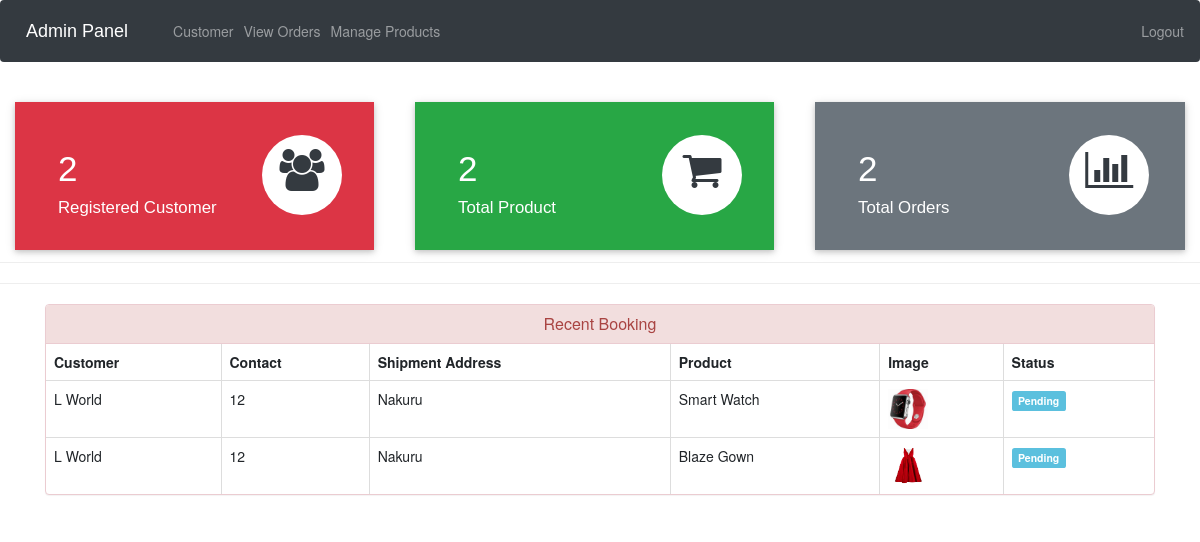
The app's page /admin-dashboard (signed in) with its own data.
### ecom/models.py (models this page shows, shortened)
class Customer(models.Model):
    user=models.OneToOneField(User,on_delete=models.CASCADE)
    profile_pic= models.ImageField(upload_to='profile_pic/CustomerProfilePic/',null=True,blank=True)
    address = models.CharField(max_length=40)
    mobile = models.CharField(max_length=20,null=False)
    @property
    def get_name(self):
        return self.user.first_name+" "+self.user.last_name

class Orders(models.Model):
    STATUS =(
        ('Pending','Pending'),
        ('Order Confirmed','Order Confirmed'),
        ('Out for Delivery','Out for Delivery'),
        ('Delivered','Delivered'),
    )
    customer=models.ForeignKey('Customer', on_delete=models.CASCADE,null=True)
    product=models.ForeignKey('Product',on_delete=models.CASCADE,null=True)
    email = models.CharField(max_length=50,null=True)
    address = models.CharField(max_length=500,null=True)
    mobile = models.CharField(max_length=20,null=True)
    order_date= models.DateField(auto_now_add=True,null=True)
    status=models.CharField(max_length=50,null=True,choices=STATUS)

class Product(models.Model):
    name=models.CharField(max_length=40)
    product_image= models.ImageField(upload_to='product_image/',null=True,blank=True)
    price = models.PositiveIntegerField()
    description=models.CharField(max_length=40)

### ecom/views.py (the view)
# urls.py: path('admin-dashboard', views.admin_dashboard_view,name='admin-dashboard'),
@login_required(login_url='adminlogin')
def admin_dashboard_view(request):
    customercount=models.Customer.objects.all().count()
    productcount=models.Product.objects.all().count()
    ordercount=models.Orders.objects.all().count()
    orders=models.Orders.objects.all()
    ordered_products=[]
    ordered_bys=[]
    for order in orders:
        ordered_product=models.Product.objects.all().filter(id=order.product.id)
        ordered_by=models.Customer.objects.all().filter(id = order.customer.id)
        ordered_products.append(ordered_product)
        ordered_bys.append(ordered_by)
    mydict={
    'customercount':customercount,
    'productcount':productcount,
    'ordercount':ordercount,
    'data':zip(ordered_products,ordered_bys,orders),
    }
    return render(request,'ecom/admin_dashboard.html',context=mydict)

### templates/ecom/admin_dashboard.html
{% extends 'ecom/admin_base.html' %}
{% load static %}
{% block content %}
<br>
{%include 'ecom/admin_dashboard_cards.html'%}
<br><br><br><br><br>
<hr><hr>
<div class="container" >
    <div class="panel panel-danger" >
      <div class="panel-heading" style="text-align:center;">
        <h6 class="panel-title">Recent Booking</h6>
      </div>
      <table class="table table-hover table-bordered" id="dev-table">
        <thead>
          <tr>
            <th>Customer</th>
            <th>Contact</th>
            <th>Shipment Address</th>
            <th>Product</th>
            <th>Image</th>
            <th>Status</th>
          </tr>
        </thead>
        {% for product,customer,order in data %}
        <tr>
          {% for c in customer %}
          <td> {{c.get_name}}</td>
          <td>{{c.mobile}}</td>
          <td>{{order.address}}</td>
          {% endfor %}
          {% for p in product %}
          <td> {{p.name}}</td>
          <td> <img src="{% static p.product_image.url %}" alt="Profile Pic" height="40px" width="40px" /></td>
          {% if order.status == 'Pending'%}
          <td> <span class="label label-info">{{order.status}}</span></td>
          {% elif order.status == 'Delivered' %}
          <td> <span class="label label-success">{{order.status}}</span></td>
          {% elif order.status == 'Out for Delivery' %}
          <td> <span class="label label-warning">{{order.status}}</span></td>
          {%else%}
            <td> <span class="label label-primary">{{order.status}}</span></td>
          {%endif%}
          {% endfor %}
        </tr>
        {% endfor %}
      </table>
  </div>
</div>
{% endblock content %}

### records on screen
Orders: address "Nakuru", status "Pending"
Customer: get_name "L World", mobile "12"
Product: name "Smart Watch", product_image (picture)
Orders: address "Nakuru", status "Pending"
Product: name "Blaze Gown", product_image (picture)

### other values on screen
{{ customercount }} "2"
{{ productcount }} "2"
{{ ordercount }} "2"
